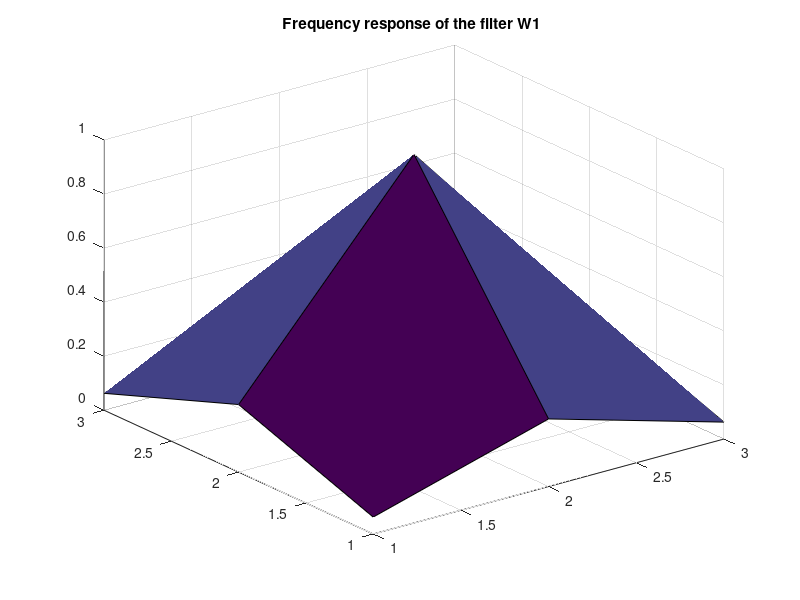

The MATLAB source for this figure:
W1 = [1 2 1; 2 4 2; 1 2 1];
W1 = [1 2 1; 2 4 2; 1 2 1]/sum(sum(W1));%Normalization the filter

Filter1 = fftshift(fft2(W1));

Filter1 = abs(Filter1); % Get the magnitude
surf(Filter1)
title('Frequency response of the filter W1 ')

%imshow(F); % Display the result
